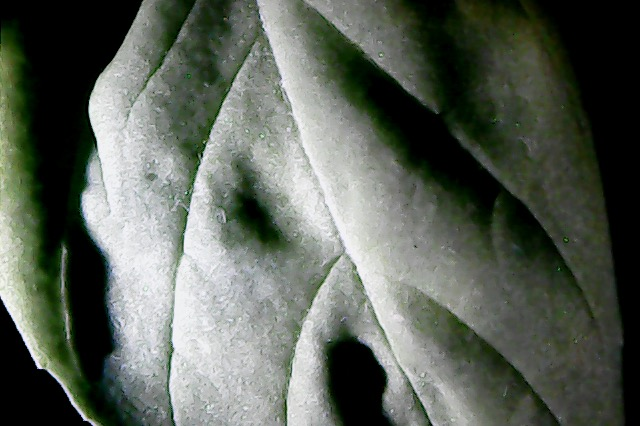
#> input picture app/data/exp-07-13-17-basil/0.jpg, 640 x 426 px, found by its file name
$ python analyze.py   (Python 2 division)   (older library calls are emulated)
#> lines starting #> are read from the running program, lines starting #| are printed output that depends on the picture
from __future__ import division

import cv2
import random

import numpy as np
import matplotlib.pyplot as plt

from sklearn.feature_extraction import image
from sklearn import svm
from skimage.feature import greycomatrix, greycoprops

gHd,  rVd, Hdry = cv2.split(cv2.imread('exp-04-18-17-type1/1wk/0.jpg', 1))
#> gHd: shape (426, 640); min 0, max 255, mean 88.4
#> rVd: shape (426, 640); min 0, max 251, mean 97.8
#> Hdry: shape (426, 640); min 0, max 248, mean 91.2
gVd,  rVd, Vdry = cv2.split( cv2.imread('exp-04-18-17-type1/1wk/90.jpg', 1))
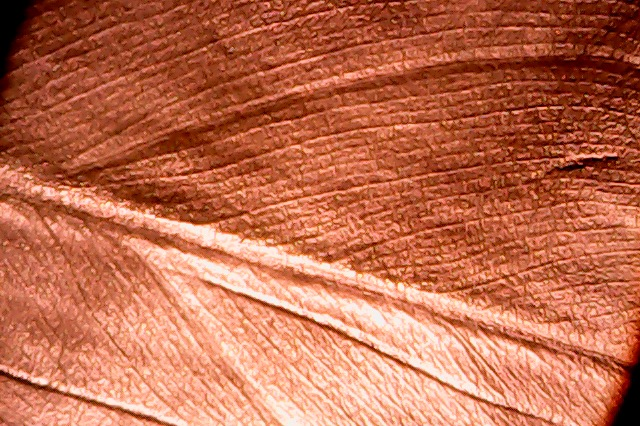
#> input picture app/data/exp-05-02-17-type1-1wk/90.jpg, 640 x 426 px, found by its file name
#> gVd: shape (426, 640); min 0, max 251, mean 77.1
#> rVd: shape (426, 640); min 0, max 249, mean 107.3
#> Vdry: shape (426, 640); min 0, max 255, mean 190.6
gPd,  rPd, Pdry = cv2.split( cv2.imread('exp-04-18-17-type1/1wk/45.jpg', 1))
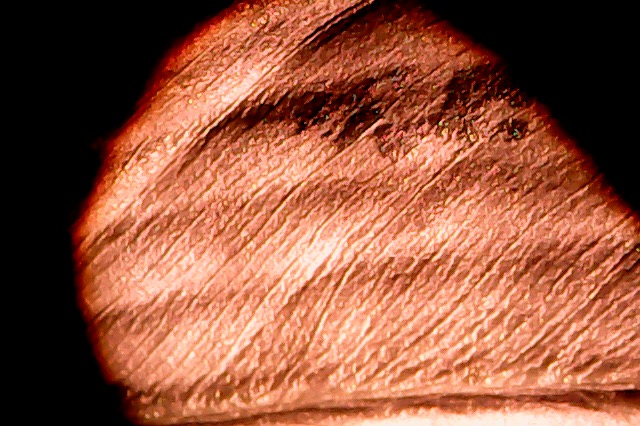
#> input picture app/data/exp-04-18-17-type1-dry/45.jpg, 640 x 426 px, found by its file name
#> gPd: shape (426, 640); min 0, max 239, mean 62.6
#> rPd: shape (426, 640); min 0, max 244, mean 86.1
#> Pdry: shape (426, 640); min 0, max 255, mean 148.5
gMd,  rMd, Mdry = cv2.split( cv2.imread('exp-04-18-17-type1/1wk/135.jpg', 1))
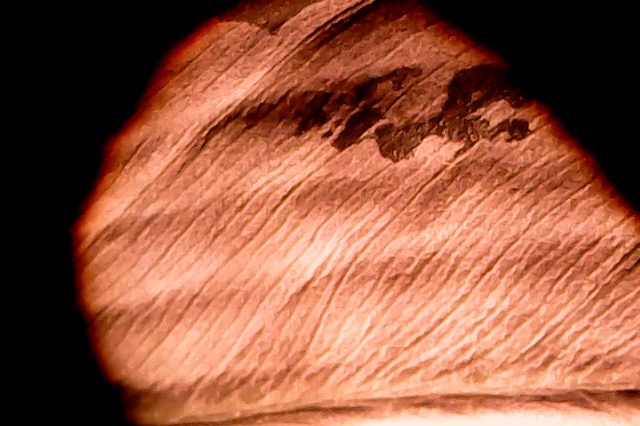
#> input picture app/data/exp-04-18-17-type1-dry/135.jpg, 640 x 426 px, found by its file name
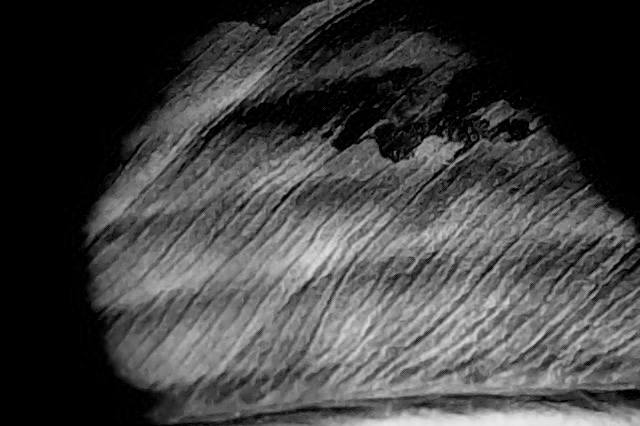
#> gMd: shape (426, 640); min 0, max 234, mean 64.5
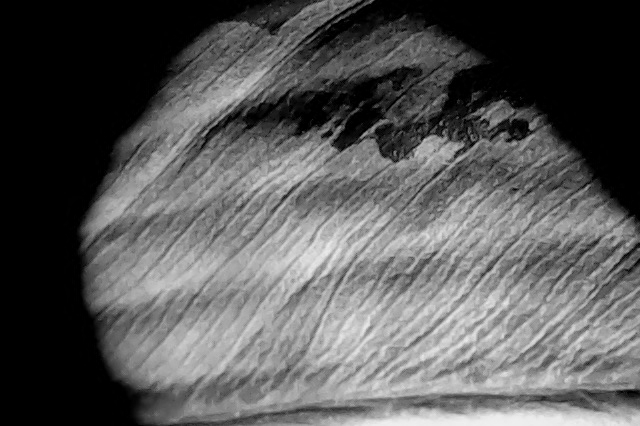
#> rMd: shape (426, 640); min 0, max 240, mean 87.9
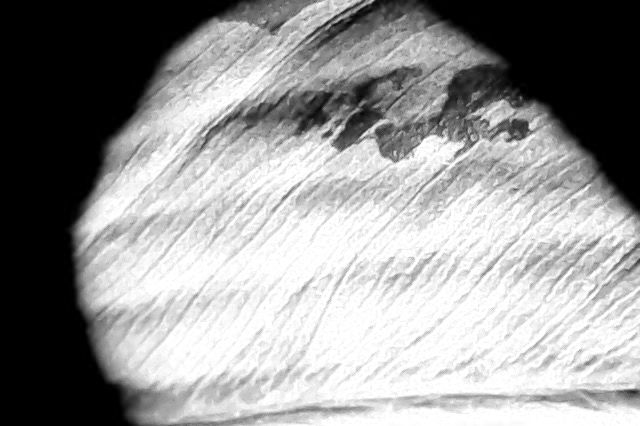
#> Mdry: shape (426, 640); min 0, max 255, mean 149.3

gHw, rHw, Hwet = cv2.split(cv2.imread('exp-04-18-17-type1/0wk/0.jpg', 1))
gVw, rVw, Vwet = cv2.split(cv2.imread('exp-04-18-17-type1/0wk/90.jpg', 1))
gPw, rPw, Pwet = cv2.split(cv2.imread('exp-04-18-17-type1/0wk/45.jpg', 1))
gMw, rMw, Mwet = cv2.split(cv2.imread('exp-04-18-17-type1/0wk/135.jpg', 1))

# [9 lines of commented-out code are left out]
print "Hdry", Hdry
#> (printed output is left out)

# [15 lines of commented-out code are left out]
S1dry_raw = (Hdry - Vdry) / (Hdry + Vdry)
S1dry_raw[ ~ np.isfinite( S1dry_raw )] = 0
#> S1dry_raw: shape (426, 640) float64; min 0, max 255, mean 2.4

S2dry_raw = (Pdry - Mdry) / (Pdry + Mdry)
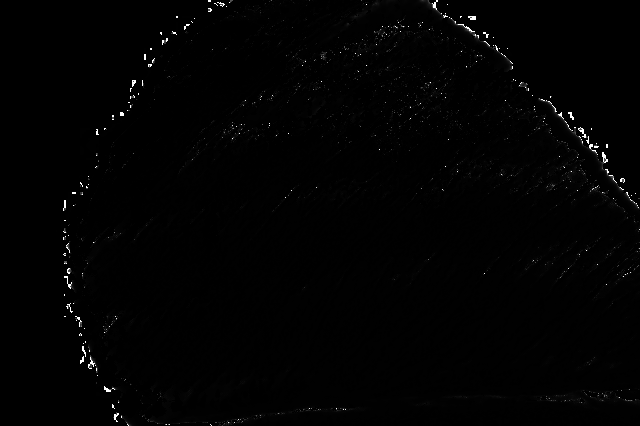
#> S2dry_raw: shape (426, 640) float64; 23.5% of the values are NaN or infinite; the others: min 0, max 255, mean 2.8; drawn with min black, max white, NaN and infinite black
S2dry_raw[ ~ np.isfinite( S2dry_raw )] = 0

S1wet_raw = (Hwet - Vwet) / (Hwet + Vwet)
S1wet_raw[ ~ np.isfinite( S1wet_raw )] = 0

S2wet_raw = (Pwet - Mwet) / (Pwet + Mwet)
S2wet_raw[ ~ np.isfinite( S2wet_raw )] = 0

S1dry_ravel = np.ravel(S1dry_raw[200:290, 250:290])
#> S1dry_ravel = 3600 values, max 223 at index 105, min 0 at index 39, mean 1.8
S2dry_ravel = np.ravel(S2dry_raw[200:290, 250:290])
#> S2dry_ravel = 3600 values, max 39 at index 228, min 0 at index 11, mean 0.726
S1wet_ravel = np.ravel(S1wet_raw[200:290, 250:290])
#> S1wet_ravel has the same summary as S1dry_ravel
S2wet_ravel = np.ravel(S2dry_raw[200:290, 250:290])
#> S2wet_ravel has the same summary as S2dry_ravel
# [5 lines of commented-out code are left out]

glcm_dry = greycomatrix(Hdry[200:290, 250: 290], [5], [0], 256, symmetric=True, normed=True)
dry_diss = greycoprops(glcm_dry, 'dissimilarity')[0, 0]
#> dry_diss = 17.16
dry_corr = greycoprops(glcm_dry, 'correlation')[0, 0]
#> dry_corr = 0.915

glcm_dry_corr_arr = np.empty(S1dry_ravel.size)
glcm_dry_corr_arr.fill(dry_corr)
glcm_dry_diss_arr = np.empty(S1dry_ravel.size)
glcm_dry_diss_arr.fill(dry_diss)

print "glcm_dry_corr_arr", glcm_dry_corr_arr
#> (printed output is left out)

glcm_wet = greycomatrix(Hwet[200:290, 250: 290], [5], [0], 256, symmetric=True, normed=True)
wet_diss = greycoprops(glcm_wet, 'dissimilarity')[0, 0]
#> wet_diss = 17.16
wet_corr = greycoprops(glcm_wet, 'correlation')[0, 0]
#> wet_corr = 0.915

glcm_wet_corr_arr = np.empty(S1wet_ravel.size)
glcm_wet_diss_arr = np.empty(S1wet_ravel.size)
glcm_wet_corr_arr.fill(wet_corr)
glcm_wet_diss_arr.fill(wet_diss)
print "glcm_wet_corr_arr", glcm_wet_corr_arr
#> (printed output is left out)
# Create data pt for each px
dry = np.dstack((S1dry_ravel, S2dry_ravel, glcm_dry_corr_arr, glcm_dry_diss_arr))
wet = np.dstack((S1wet_ravel, S2wet_ravel, glcm_wet_corr_arr, glcm_wet_diss_arr))
print "S1dry", dry
#> (printed output is left out)
print "S1wet", wet
#> (printed output is left out)

#S1dry = np.random.choice(dry_data, 500)
#S1wet = np.random.choice(wet_data, 500)

X = np.vstack((dry[0], wet[0]))

print "X", X
#> (printed output is left out)

dry_class = np.empty(dry.size)
wet_class = np.empty(wet.size)

print "X.size", X.size
#| X.size 28800
dry_class.fill(0)
wet_class.fill(1)

print "Dry", dry_class
#> (printed output is left out)
print "Wet", wet_class
#> (printed output is left out)

y = np.append(dry_class, wet_class)

print "y.size", y.size
#| y.size 28800

# define the classifier
clf = svm.SVC()

#> (the run stopped early here; a loop or call above may not have finished)
